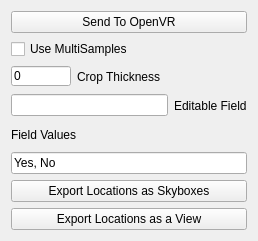
<?xml version="1.0" encoding="UTF-8"?>
<ui version="4.0">
 <class>pvOpenVRDockPanel</class>
 <widget class="QWidget" name="pvOpenVRDockPanel">
  <property name="geometry">
   <rect>
    <x>0</x>
    <y>0</y>
    <width>258</width>
    <height>241</height>
   </rect>
  </property>
  <property name="windowTitle">
   <string>Form</string>
  </property>
  <layout class="QVBoxLayout" name="verticalLayout">
   <item>
    <widget class="QPushButton" name="sendToOpenVRButton">
     <property name="text">
      <string>Send To OpenVR</string>
     </property>
    </widget>
   </item>
   <item>
    <widget class="QCheckBox" name="multisamples">
     <property name="toolTip">
      <string extracomment="Whether or not to use multisampled framebuffers. Using multisamples can reduce flickering but currently does not work with volume rendering."/>
     </property>
     <property name="text">
      <string>Use MultiSamples</string>
     </property>
    </widget>
   </item>
   <item>
    <layout class="QHBoxLayout" name="horizontalLayout">
     <item>
      <widget class="QLineEdit" name="cropThickness">
       <property name="sizePolicy">
        <sizepolicy hsizetype="Maximum" vsizetype="Maximum">
         <horstretch>0</horstretch>
         <verstretch>0</verstretch>
        </sizepolicy>
       </property>
       <property name="minimumSize">
        <size>
         <width>40</width>
         <height>20</height>
        </size>
       </property>
       <property name="maximumSize">
        <size>
         <width>60</width>
         <height>20</height>
        </size>
       </property>
       <property name="baseSize">
        <size>
         <width>40</width>
         <height>20</height>
        </size>
       </property>
       <property name="toolTip">
        <string extracomment="Thickness to use for new thick crops. A value of 0 defaults to automatic thickness."/>
       </property>
       <property name="text">
        <string>0</string>
       </property>
      </widget>
     </item>
     <item>
      <widget class="QLabel" name="cropThicknessLabel">
       <property name="sizePolicy">
        <sizepolicy hsizetype="Expanding" vsizetype="Preferred">
         <horstretch>0</horstretch>
         <verstretch>0</verstretch>
        </sizepolicy>
       </property>
       <property name="toolTip">
        <string extracomment="When using thick cropping planes this specifies the thickness of those planes."/>
       </property>
       <property name="text">
        <string>Crop Thickness</string>
       </property>
      </widget>
     </item>
    </layout>
   </item>
   <item>
    <layout class="QHBoxLayout" name="horizontalLayout_2">
     <item>
      <widget class="QLineEdit" name="editableField">
       <property name="enabled">
        <bool>true</bool>
       </property>
       <property name="toolTip">
        <string extracomment="What scalar field can be edited in VR. This is an advanced feature still in development. You must specify field values below for this to work and the editable field specified must be a scalar array present in your data."/>
       </property>
      </widget>
     </item>
     <item>
      <widget class="QLabel" name="scalarFieldLabel">
       <property name="text">
        <string>Editable Field</string>
       </property>
      </widget>
     </item>
    </layout>
   </item>
   <item>
    <widget class="QLabel" name="fieldValuesLabel">
     <property name="text">
      <string>Field Values</string>
     </property>
    </widget>
   </item>
   <item>
    <widget class="QLineEdit" name="fieldValues">
     <property name="toolTip">
      <string extracomment="The options available when editing a field in VR. These values, text or numeric will be stored in the currently selected point/cell for the specified editable field array above. This is in development."/>
     </property>
     <property name="text">
      <string>Yes, No</string>
     </property>
    </widget>
   </item>
   <item>
    <widget class="QPushButton" name="exportLocationsAsSkyboxesButton">
     <property name="toolTip">
      <string extracomment="Export the saved locations from VR as skyboxes suitable for viewing with vtk.js. This option will produce a pv-skybox folder that can be zipped up for use by Visocyte Glance or vtk.js."/>
     </property>
     <property name="text">
      <string>Export Locations as Skyboxes</string>
     </property>
    </widget>
   </item>
   <item>
    <widget class="QPushButton" name="exportLocationsAsViewButton">
     <property name="toolTip">
      <string extracomment="This option will export the saved locations, their geometry, txtures, and properties into a form that can be used in MineView. The result is stored in a pv-view directory. "/>
     </property>
     <property name="text">
      <string>Export Locations as a View</string>
     </property>
    </widget>
   </item>
  </layout>
 </widget>
 <resources/>
 <connections/>
</ui>
